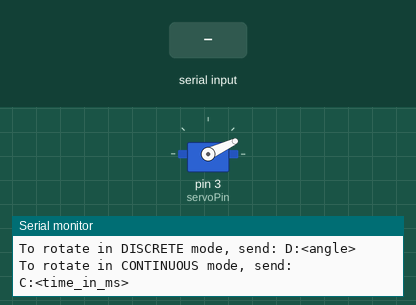
The sketch below on a simulated Arduino Uno, built with avr-gcc and run on an emulated ATmega328P. Parts: servo, the last lines printed to the serial monitor. The test bench sets the inputs (shaded band).

Above: at 1.2 s.
1.3 s: "D:90\n" received over Serial
At 2.7 s:
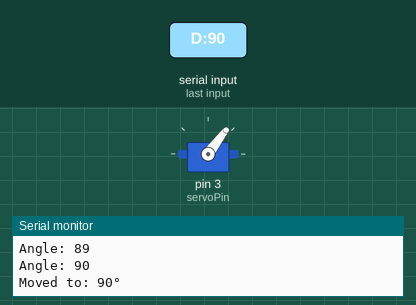
4.3 s: "C:90\n" received over Serial
At 6.6 s:
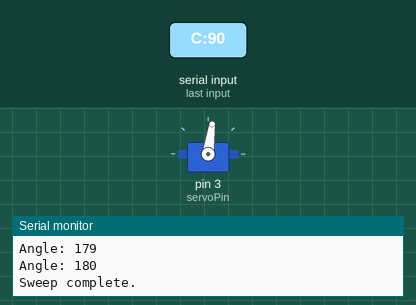
6.9 s: "D:\n" received over Serial
At 7.33 s:
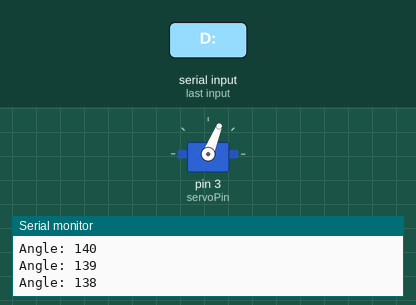
Timing chart, 0 to 10.2 s (numbered marks = the images above; inputs shaded):
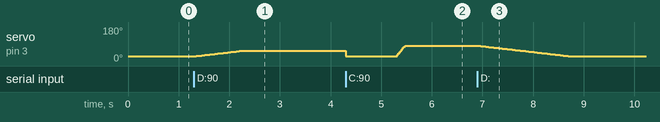

Measured:
- after the input at 1.3 s, servo on pin 3 (servoPin): moves from 25° to 53° over 0.88 s, starting at once
- after the input at 6.9 s, servo on pin 3 (servoPin): moves from 82° to 25° over 1.8 s, starting at once

The sketch:

combined_rotor_motion.ino
```cpp
/*
 * combined_rotor_motion.ino
 *
 * Arduino firmware for the UE-side rotor used in VIBE indoor experiments.
 * The UE (with the Sivers RX radio + camera) is mounted on the servo;
 * rotating the servo changes the UE's heading, which emulates the vehicle
 * motion that occurs in the outdoor V2X scenario. The YOLO camera detector
 * on the UE then tracks the (stationary) BS as the UE rotates past it.
 *
 * Serial protocol (115200 baud, line-terminated with \n):
 *   D:<angle>          Discrete: step to <angle> (0..360°) and stop. Used to
 *                      dwell at a target angle during ground-truth capture.
 *   C:<time_in_ms>     Continuous forward: sweep 0° -> 180° smoothly over
 *                      <time_in_ms> milliseconds. Used during live runs.
 *   R:<time_in_ms>     Continuous reverse: same as C but 180° -> 0°.
 *
 * Acknowledgements emitted on Serial after each command:
 *   "Moved to: <angle>°"    after a successful D: command
 *   "Sweep complete."       after C: / R: complete
 *   "Invalid ..."           on bad input
 *
 * Host-side drivers live in each indoor runner folder as
 * `combined_continuous_discrete_rotor.py`.
 *
 * Authors: Avhishek Biswas and Apala Pramanik
 */

#include <Servo.h>

Servo servo;
const int servoPin = 3;           // Servo PWM signal pin
int currentAngle = 0;             // Last commanded angle (0..360°)
bool isSweeping = false;          // True while a C: / R: continuous sweep is running

/**
 * setup()
 *
 * Initialise serial + servo, park the servo at 0°, and print a usage banner
 * the host driver can ignore.
 */
void setup() {
    Serial.begin(115200);
    servo.attach(servoPin);
    moveServoToAngle(0);
    currentAngle = 0;

    Serial.println("Ready.");
    Serial.println("To rotate in DISCRETE mode, send: D:<angle>");
    Serial.println("To rotate in CONTINUOUS mode, send: C:<time_in_ms>");
}

/**
 * loop()
 *
 * Poll the serial port for one command, dispatch by prefix (D: / C: / R:),
 * and emit an ack or error response. New commands are ignored while a
 * continuous sweep is in progress (gated by `isSweeping`) so the host
 * driver can safely send the next command only after seeing the
 * "Sweep complete." line.
 */
void loop() {
    if (!isSweeping && Serial.available() > 0) {
        String input = Serial.readStringUntil('\n');
        input.trim();

        // --- D: discrete step to a target angle ---
        if (input.startsWith("D:")) {
            int targetAngle = input.substring(2).toInt();
            if (targetAngle >= 0 && targetAngle <= 360) {
                rotateServoDiscrete(targetAngle);
                Serial.print("Moved to: ");
                Serial.print(targetAngle);
                Serial.println("°");
            } else {
                Serial.println("Invalid DISCRETE angle. Must be 0–360.");
            }

        // --- C: continuous forward sweep (0° -> 180°) ---
        } else if (input.startsWith("C:")) {
            long totalTime_ms = input.substring(2).toInt();
            if (totalTime_ms > 0) {
                Serial.print("Starting CONTINUOUS sweep over ");
                Serial.print(totalTime_ms);
                Serial.println(" ms...");

                isSweeping = true;
                rotateServoContinuous(totalTime_ms);
                isSweeping = false;

                Serial.println("Sweep complete.");
            } else {
                Serial.println("Invalid CONTINUOUS time. Must be > 0.");
            }

        // --- R: continuous reverse sweep (180° -> 0°) ---
        } else if (input.startsWith("R:")) {
            long totalTime_ms = input.substring(2).toInt();
            if (totalTime_ms > 0) {
                Serial.print("Starting CONTINUOUS sweep over ");
                Serial.print(totalTime_ms);
                Serial.println(" ms...");

                isSweeping = true;
                rotateServoContinuousReverse(totalTime_ms);
                isSweeping = false;

                Serial.println("Sweep complete.");
            } else {
                Serial.println("Invalid CONTINUOUS time. Must be > 0.");
            }

        // --- unrecognised input ---
        } else {
            Serial.println("Invalid input. Use D:<angle> or C:<time_in_ms>");
        }
    }
}

/**
 * rotateServoDiscrete(targetAngle)
 *
 * Step one degree at a time from `currentAngle` to `targetAngle` with a
 * 10 ms pause between steps. Stepping (rather than jumping straight to
 * the target) prevents the servo from drawing a current spike and keeps
 * the rotor's angular velocity bounded, which matters when the radio
 * payload on the rotor is heavy.
 *
 * @param targetAngle  Destination angle in degrees (0..360°).
 */
void rotateServoDiscrete(int targetAngle) {
    int stepDelay = 10;  // ms per 1° step — tune for servo torque + payload mass

    if (targetAngle == currentAngle) return;

    if (targetAngle > currentAngle) {
        for (int angle = currentAngle + 1; angle <= targetAngle; angle++) {
            moveServoToAngle(angle);
            delay(stepDelay);
        }
    } else {
        for (int angle = currentAngle - 1; angle >= targetAngle; angle--) {
            moveServoToAngle(angle);
            delay(stepDelay);
        }
    }

    currentAngle = targetAngle;
}

/**
 * rotateServoContinuousReverse(totalTime_ms)
 *
 * Smooth sweep from 180° down to 0° over `totalTime_ms` milliseconds. Used
 * for the return leg of two-way trajectories. Parks the servo at 180° first
 * (with a 1 s settle), then walks down in 1° steps with `totalTime_ms / 180`
 * delay between steps.
 *
 * @param totalTime_ms  Total sweep duration in milliseconds (> 0).
 */
void rotateServoContinuousReverse(long totalTime_ms) {
    moveServoToAngle(180);
    currentAngle = 180;
    delay(1000);  // let the servo settle at the start point

    int stepSize = 1;
    int steps = 180 / stepSize;
    long delayPerStep = totalTime_ms / steps;

    for (int angle = 180; angle >= 0; angle -= stepSize) {
        moveServoToAngle(angle);
        delay(delayPerStep);
    }

    currentAngle = 0;
}


/**
 * rotateServoContinuous(totalTime_ms)
 *
 * Smooth sweep from 0° up to 180° over `totalTime_ms` milliseconds. This is
 * the primary trajectory used during live VIBE experiments: the host driver
 * converts a target speed (°/s) into the right millisecond duration via
 * `configurations/utils.get_rotation_time_ms()`. Parks at 0° first (with a
 * 1 s settle), then walks up in 1° steps with `totalTime_ms / 180` delay
 * between steps.
 *
 * @param totalTime_ms  Total sweep duration in milliseconds (> 0).
 */
void rotateServoContinuous(long totalTime_ms) {
    moveServoToAngle(0);
    currentAngle = 0;
    delay(1000);  // let the servo settle at the start point

    int stepSize = 1;
    int steps = 180 / stepSize;
    long delayPerStep = totalTime_ms / steps;

    for (int angle = 0; angle <= 180; angle += stepSize) {
        moveServoToAngle(angle);
        delay(delayPerStep);
    }

    currentAngle = 180;
}

/**
 * moveServoToAngle(angle)
 *
 * Low-level primitive used by all three motion modes above. Clamps `angle`
 * into [0°, 360°] and converts it to a PWM pulse width in the servo's
 * accepted range (800..1970 µs for this hobby servo). The mapping was
 * calibrated empirically for the testbed's servo; **calibrate for your own
 * servo by adjusting the `map(angle, 0, 360, 800, 1970)` call** if your
 * mechanical sweep range or pulse-width range differs.
 *
 * Also echoes the new angle on Serial as "Angle: <angle>" so the host
 * driver can track motion progress.
 *
 * @param angle  Target angle in degrees; clamped to [0, 360].
 */
void moveServoToAngle(int angle) {
    angle = constrain(angle, 0, 360);
    int pwmSignal = map(angle, 0, 360, 800, 1970);
    servo.writeMicroseconds(pwmSignal);

    Serial.print("Angle: ");
    Serial.println(angle);
}
```
